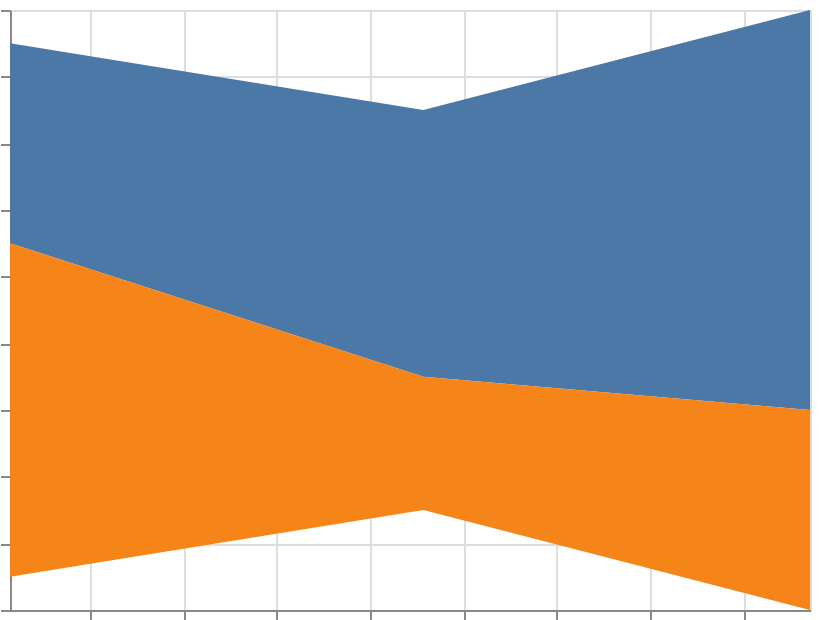

Specify this chart in Vega-Lite:
### Vega-Lite specification from a JSON file in a GitHub repository (floating-point values rounded to 4 significant figures)
{"$schema": "https://vega.github.io/schema/vega-lite/v6.json", "width": 400, "height": 300, "padding": 5, "autosize": "none", "data": {"name": "table", "values": [{"date": "2024-01", "cat": "A", "val": 3}, {"date": "2024-01", "cat": "B", "val": 5}, {"date": "2024-02", "cat": "A", "val": 4}, {"date": "2024-02", "cat": "B", "val": 2}, {"date": "2024-03", "cat": "A", "val": 6}, {"date": "2024-03", "cat": "B", "val": 3}]}, "mark": "area", "encoding": {"x": {"field": "date", "type": "temporal"}, "y": {"field": "val", "type": "quantitative", "stack": "center"}, "color": {"field": "cat", "type": "nominal"}}}
